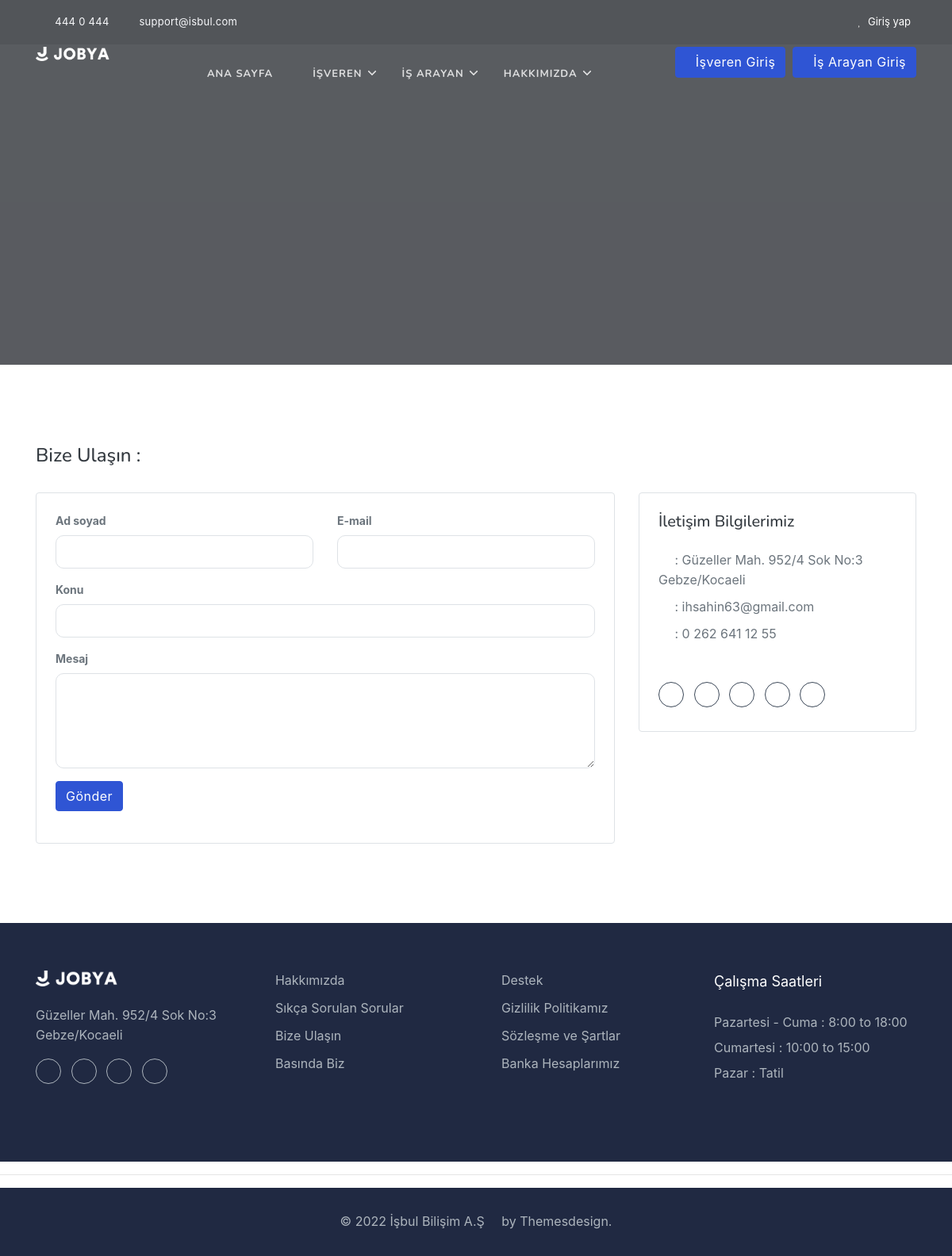
Page /contact/ on the committed database.
### home/models.py (models this page shows, shortened)
class Setting(models.Model):
    title = models.CharField(max_length=150)
    keywords = models.CharField(max_length=255)
    description = models.CharField(max_length=255)
    company = models.CharField(max_length=50)
    address = models.CharField(blank=True, max_length=100)
    phone = models.CharField(blank=True, max_length=15)
    fax = models.CharField(blank=True, max_length=15)
    email = models.CharField(blank=True, max_length=50)
    smtpserver = models.CharField(blank=True, max_length=50)
    smtpemail = models.CharField(blank=True, max_length=50)
    smtppassword = models.CharField(blank=True, max_length=10)
    smtpport = models.CharField(blank=True, max_length=5)
    icon = models.ImageField(blank=True, upload_to='images/')
    facebook = models.CharField(blank=True, max_length=50)
    instagram = models.CharField(blank=True, max_length=50)
    twitter = models.CharField(blank=True, max_length=50)
    youtube = models.CharField(blank=True, max_length=50)
    aboutus = RichTextUploadingField(blank=True)
    contact = RichTextUploadingField(blank=True)
    references = RichTextUploadingField(blank=True)
    status = models.CharField(max_length=10, choices=STATUS)
    create_at = models.DateTimeField(auto_now_add=True)
    update_at = models.DateTimeField(auto_now=True)

### home/views.py (the view, shortened to what this page needs)
# urls.py: path('contact/', views.contact, name='contact'),
def contact(request):
    setting = Setting.objects.get(id=1)
    form = ContactForm
    context = {'setting': setting,
               'form': form}
    return render(request, 'contact.html', context)

### home/templates/contact.html (shortened to what this page needs)
{% extends 'homebase.html' %}
{% block header %} {% include 'header.html' %}  {% endblock %}
{% block footer %} {% include 'footer.html' %}  {% endblock %}
{% block body %}
<section class="bg-half">
    <div class="bg-overlay"></div>
</section>
    <section class="section">
        <div class="container">
            <div class="row">
                <div class="col-lg-12">
                    <h4 class="text-dark mb-0">Bize Ulaşın :</h4>
                </div>
            </div>
            <div class="row">
                <div class="col-lg-8 col-md-7 mt-4 pt-2">
                    <div class="custom-form rounded border p-4">
                        <form method="post" action="" name="contact-form" id="contact-form">
                            <div class="row">
                                <div class="col-lg-6">
                                    <div class="form-group app-label">
                                        <label class="text-muted">Ad soyad</label>
                                        <input name="name" id="name2" type="text" class="form-control resume">
                                    </div>
                                </div>
                                <div class="col-lg-6">
                                    <div class="form-group app-label">
                                        <label class="text-muted">E-mail</label>
                                        <input name="email" id="email1" type="email" class="form-control resume">
                                    </div>
                                </div>
                                <div class="col-lg-12">
                                    <div class="form-group app-label">
                                        <label class="text-muted">Konu</label>
                                        <input type="text" name="subject" class="form-control resume" id="subject">
                                    </div>
                                </div>
                                <div class="col-lg-12">
                                    <div class="form-group app-label">
                                        <label class="text-muted">Mesaj</label>
                                        <textarea name="message" id="comments" rows="5" class="form-control resume"></textarea>
                                    </div>
                                </div>
                            </div>
                            <div class="row">
                                <div class="col-sm-12">
                                    <input type="submit" id="submit" name="send" class="submitBnt btn btn-primary" value="Gönder">
                                </div>
                            </div>
                        </form>
                    </div>
                </div>
                <div class="col-lg-4 col-md-5 mt-4 pt-2">
                    <div class="job-detail border rounded p-4">
                        <h5 class="text-dark pb-3">İletişim Bilgilerimiz </h5>
                        <div class="job-details-desc-item">
                            <div class="float-left mr-2">
                                <i class="mdi mdi-bank text-muted"></i>
                            </div>
                            <p class="text-muted mb-2">: {{setting.address}}</p>
                        </div>
                        <div class="job-details-desc-item">
                            <div class="float-left mr-2">
                                <i class="mdi mdi-email text-muted"></i>
                            </div>
                            <p class="text-muted mb-2">: {{setting.email}}</p>
                        </div>
                        <div class="job-details-desc-item">
                            <div class="float-left mr-2">
                                <i class="mdi mdi-cellphone-iphone text-muted"></i>
                            </div>
                            <p class="text-muted mb-2">: {{setting.phone}}</p>
                        </div>
                        <ul class="list-unstyled social-icon mt-3 mb-0">
                            <li class="list-inline-item"><a href="#" class=""><i class="mdi mdi-facebook"></i></a></li>
                            <li class="list-inline-item"><a href="#" class=""><i class="mdi mdi-twitter"></i></a></li>
                            <li class="list-inline-item"><a href="#" class=""><i class="mdi mdi-whatsapp"></i></a></li>
                            <li class="list-inline-item"><a href="#" class=""><i class="mdi mdi-instagram"></i></a></li>
                            <li class="list-inline-item"><a href="#" class=""><i class="mdi mdi-linkedin"></i></a></li>
                        </ul>
                    </div>
                </div>
            </div>
        </div>
    </section>
{% endblock %}

### home/templates/footer.html (shortened to what this page needs)
    {% load static %}
    <footer class="footer">
        <div class="container">
            <div class="row">
                <div class="col-lg-3 col-12 mb-0 mb-md-4 pb-0 pb-md-2">
                    <a href="javascript:void(0)"><img src="{% static 'images/logo-light.png' %}" height="20" alt=""></a>
                    <p class="mt-4">{{setting.address}}</p>
                    <ul class="social-icon social list-inline mb-0">
                        <li class="list-inline-item"><a href="#" class="rounded"><i class="mdi mdi-facebook"></i></a></li>
                        <li class="list-inline-item"><a href="#" class="rounded"><i class="mdi mdi-twitter"></i></a></li>
                        <li class="list-inline-item"><a href="#" class="rounded"><i class="mdi mdi-instagram"></i></a></li>
                        <li class="list-inline-item"><a href="#" class="rounded"><i class="mdi mdi-google"></i></a></li>
                    </ul>
                </div>
                <div class="col-lg-3 col-md-4 col-12 mt-4 mt-sm-0 pt-2 pt-sm-0">
                    <ul class="list-unstyled footer-list">
                        <li><a href="/about" class="text-foot"><i class="mdi mdi-chevron-right"></i> Hakkımızda </a></li>
                        <li><a href="/faq" class="text-foot"><i class="mdi mdi-chevron-right"></i> Sıkça Sorulan Sorular </a></li>
                        <li><a href="/contact" class="text-foot"><i class="mdi mdi-chevron-right"></i> Bize Ulaşın </a></li>
                        <li><a href="#" class="text-foot"><i class="mdi mdi-chevron-right"></i> Basında Biz </a></li>
                    </ul>
                </div>
                <div class="col-lg-3 col-md-4 col-12 mt-4 mt-sm-0 pt-2 pt-sm-0">
                    <ul class="list-unstyled footer-list">
                        <li><a href="#" class="text-foot"><i class="mdi mdi-chevron-right"></i> Destek </a></li>
                        <li><a href="#" class="text-foot"><i class="mdi mdi-chevron-right"></i> Gizlilik Politikamız </a></li>
                        <li><a href="#" class="text-foot"><i class="mdi mdi-chevron-right"></i> Sözleşme ve Şartlar </a></li>
                        <li><a href="#" class="text-foot"><i class="mdi mdi-chevron-right"></i> Banka Hesaplarımız </a></li>
                    </ul>
                </div>
                <div class="col-lg-3 col-md-4 col-12 mt-4 mt-sm-0 pt-2 pt-sm-0">
                    <p class="text-white mb-4 footer-list-title f-17">Çalışma Saatleri</p>
                    <ul class="list-unstyled text-foot mt-4 mb-0">
                        <li>Pazartesi - Cuma : 8:00 to 18:00</li>
                        <li class="mt-2">Cumartesi : 10:00 to 15:00</li>
                        <li class="mt-2">Pazar : Tatil</li>
                    </ul>
                </div>
            </div>
        </div>
    </footer>
    <hr>
    <footer class="footer footer-bar">
        <div class="container text-center">
            <div class="row justify-content-center">
                <div class="col-12">
                    <div class="">
                        <p class="mb-0">© 2022 İşbul Bilişim A.Ş <i class="mdi mdi-heart text-danger"></i> by Themesdesign.</p>
                    </div>
                </div>
            </div>
        </div>
    </footer>

### home/static/css/style.css (style rules this page uses)
.text-danger { color: #e43f52 !important; }
.text-dark { color: #3c4858 !important; }
.text-muted { color: #8492a6 !important; }
.list-inline-item:not(:last-child) { margin-right: 5px; margin-bottom: 5px; }
.rounded { border-radius: 10px !important; }
.btn { padding: 8px 20px; outline: none; text-decoration: none; font-size: 16px; letter-spacing: 0.5px; -webkit-transition: all 0.3s; transition: all 0.3s; font-weight: 600; border-radius: 10px; }
.btn.btn-primary, .btn.btn-secondary, .btn.btn-success, .btn.btn-danger, .btn.btn-info, .btn.btn-warning, .btn.btn-dark { color: #ffffff !important; }
.btn.btn-primary { background: #2f55d4; border: 1px solid #2f55d4; }
.form-group { margin-bottom: 20px; }
.form-group label { font-size: 14px; font-weight: 700; }
.form-group .form-control { -webkit-box-shadow: none; box-shadow: none; border: 1px solid #dee2e6; height: 42px; font-size: 13px; border-radius: 10px; -webkit-transition: all 0.5s ease; transition: all 0.5s ease; }
.form-group textarea { height: 120px !important; }
.form-group textarea.form-control { line-height: 25px; }
body { font-family: "Nunito", sans-serif; overflow-x: hidden !important; font-size: 16px; color: #161c2d; }
h1, h2, h3, h4, h5, h6, .h1, .h2, .h3, .h4, .h5, .h6 { font-family: "Nunito", sans-serif; line-height: 1.5; font-weight: 600; }
a { text-decoration: none !important; }
p { line-height: 1.6; }
.section { padding: 100px 0; position: relative; }
.bg-overlay { background-color: rgba(40, 44, 50, 0.7); position: absolute; top: 0; right: 0; left: 0; bottom: 0; width: 100%; height: 100%; }
.social-icon li a { color: #3c4858; border: 1px solid #3c4858; display: inline-block; height: 32px; text-align: center; font-size: 15px; width: 32px; line-height: 30px; -webkit-transition: all 0.4s ease; transition: all 0.4s ease; overflow: hidden; position: relative; border-radius: 50% !important; }
.social-icon.social li a { color: #adb5bd; border-color: #adb5bd; }
.bg-half { padding: 280px 0px 180px 0px; background-image: url("https://via.placeholder.com/2000X1100//88929f/5a6270C/O https://placeholder.com/"); background-size: cover; position: relative; background-position: center center; }
.footer { background: #202942; padding: 60px 0; position: relative; color: #adb5bd; }
.footer .footer-list-title { font-size: 18px; }
.footer .footer-list { margin-bottom: 0; }
.footer .footer-list li { margin-bottom: 10px; }
.footer .footer-list li a { -webkit-transition: all 0.5s ease; transition: all 0.5s ease; }
.footer .footer-list li:last-child { margin-bottom: 0; }
.footer .text-foot { color: #adb5bd; }
.footer.footer-bar { padding: 30px 0; }
hr { margin-top: 0; margin-bottom: 0; border: 0; border-top: 1px solid #333744; }

### rows in the picture
Setting: address "Güzeller Mah. 952/4 Sok No:3 Gebze/Kocaeli", email "ihsahin63@gmail.com", phone "0 262 641 12 55"
